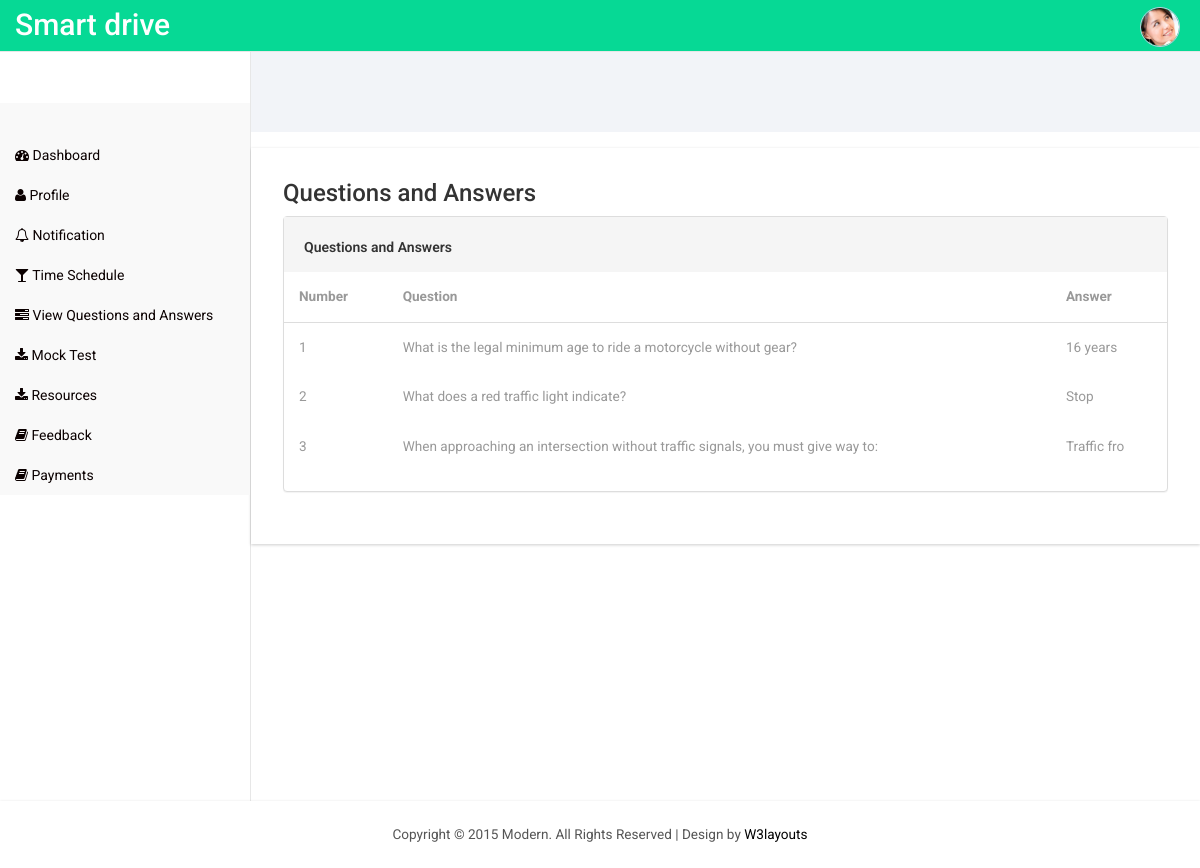
Page /student/viewquestions.php on the committed database.
### tables this page shows
CREATE TABLE `demo_exam` (
  `demo_exam_id` int(11) NOT NULL,
  `question_text` text NOT NULL,
  `option1` text NOT NULL,
  `option2` text NOT NULL,
  `option3` text NOT NULL,
  `answer` varchar(11) NOT NULL
);

### connectionclass.php (called while the page is built, shortened)
<?php
class Connectionclass
{
	public $db = null;
 public function open()
  {
    $localConfig = __DIR__ . '/config.local.php';
    $dbhost = defined('DB_HOST') ? DB_HOST : (getenv('DB_HOST') ?: 'localhost');
    $dbuser = defined('DB_USER') ? DB_USER : (getenv('DB_USER') ?: 'root');
    $dbpass = defined('DB_PASS') ? DB_PASS : (getenv('DB_PASS') !== false ? getenv('DB_PASS') : '');
    $dbname = defined('DB_NAME') ? DB_NAME : (getenv('DB_NAME') ?: 'drivingschool');
    $this->db = mysqli_connect($dbhost, $dbuser, $dbpass, $dbname) or die('Error connecting to MySQL server.');
  }
  public function GetTable($qry)
 {
 	try
	{
		$result=mysqli_query($this->db,$qry);
		if($result)
		{
			$data = array();
			while ($row = mysqli_fetch_assoc($result))
			{
				$data[] = $row;
			}
			return $data;
		}
		else
			throw new Exception(mysqli_error($this->db));
	}
	catch(Exception $e)
	{
		return $e->getMessage();
	}
 }
}
?>

### student/viewquestions.php (the view, shortened to what this page needs)
<!DOCTYPE HTML>
<html>
<?php
require_once('header.php');
require_once('../connectionclass.php');
$obj = new ConnectionClass();
$qry = "SELECT * FROM demo_exam";
$result = $obj->GetTable($qry);
?>
<body>
<?php
require_once("sidebar.php");
?>
<div id="page-wrapper">
    <div class="graphs">
    </div>
    <div class="span_11">
        <div class="col-md-6 col_4">
            <link rel="stylesheet" href="css/clndr.css" type="text/css" />
        </div>
    </div>
    <div class="content_bottom">
        <div class="col-md-12 span_3">
            <div class="bs-example1" data-example-id="contextual-table">
                <h3>Questions and Answers</h3>
                <section class="wrapper">
                    <div class="table-agile-info">
                        <div class="panel panel-default">
                            <div class="panel-heading">
                                Questions and Answers
                            </div>
                            <div>
                                <table class="table" ui-jq="footable" ui-options='{
                                    "paging": {
                                        "enabled": true
                                    },
                                    "filtering": {
                                        "enabled": true
                                    },
                                    "sorting": {
                                        "enabled": true
                                    }}'>
                                    <thead>
                                        <tr>
                                            <th>Number</th>
                                            <th>Question</th>
                                            <th>Answer</th>
                                        </tr>
                                    </thead>
                                    <tbody>
                                        <?php $i=0; foreach($result as $row) { $i++; ?>
                                            <tr data-expanded="true">
                                                <td><?php echo $i; ?></td>
                                                <td><?php echo htmlspecialchars($row['question_text']); ?></td>
                                                <td><?php echo htmlspecialchars($row['answer']); ?></td>
                                            </tr>
                                        <?php } ?>
                                    </tbody>
                                </table>
                            </div>
                        </div>
                    </div>
                </section>
            </div>
        </div>
    </div>
</div>
<?php
require_once('footer.php');
?>
</body>
</html>

### student/css/style.css (style rules this page uses)
h4, h5, h6, h1, h2, h3 { margin-top: 0; }
html, body { font-family: 'Roboto', sans-serif; font-size: 100%; background:#ffffff !important; overflow-x: hidden; }
.span_3 { padding:0; }
.content_bottom { margin-bottom:1em; }
.panel .panel-heading { padding: 20px; overflow: hidden; border-top-left-radius: 0; border-top-right-radius: 0; border: 0!important; height: 55px; font-size: 14px; font-weight: 600; }
.panel-heading { padding:32px 15px 0px; border-top-left-radius:0 !important; border-top-right-radius: 0 !important; }
.col_4, .col_5 { padding-left:0; }
.map_container, #chart, .span_6, .col_2, .weather_list, .cal1, .skills-info, .stats-info, .r3_counter_box, .activity_box, .bs-example1, .cloud, .copy { -ms-box-shadow: 0 1px 3px 0px rgba(0, 0, 0, 0.2); -o-box-shadow: 0 1px 3px 0px rgba(0, 0, 0, 0.2); -moz-box-shadow: 0 1px 3px 0px rgba(0, 0, 0, 0.2); -webkit-box-shadow: 0 1px 3px 0px rgba(0, 0, 0, 0.2); box-shadow: 0 1px 3px 0px rgba(0, 0, 0, 0.2); }
.span_11 { margin-bottom: 1em; }
.graphs { padding: 2em 1em; background: #f2f4f8; font-family: 'Roboto', sans-serif; }
.table > thead > tr > th, .table > tbody > tr > th, .table > tfoot > tr > th, .table > thead > tr > td, .table > tbody > tr > td, .table > tfoot > tr > td { border-top: none !important; }
.bs-example1 { background:#fff; padding:2em; }
.table > thead > tr > th, .table > tbody > tr > th, .table > tfoot > tr > th, .table > thead > tr > td, .table > tbody > tr > td, .table > tfoot > tr > td { font-size: 0.85em; color: #999; }
.table td, .table>tbody>tr>td, .table>tbody>tr>th, .table>tfoot>tr>td, .table>tfoot>tr>th, .table>thead>tr>td, .table>thead>tr>th { padding:15px !important; }
.table > thead > tr > th { border-bottom: 1px solid #ddd !important; }

### student/css/custom.css (style rules this page uses)
#page-wrapper { min-height: 568px; background-color: #fff; }
@media (min-width:768px) { #page-wrapper { position: inherit; margin: 0 0 0 250px; border-left: 1px solid #e7e7e7; } }

### rows in the picture
demo_exam: question_text "What is the legal minimum age to ride a motorcycle without gear?", answer "16 years"
demo_exam: question_text "What does a red traffic light indicate?", answer "Stop"
demo_exam: question_text "When approaching an intersection without traffic signals, you must give way to:", answer "Traffic fro"
